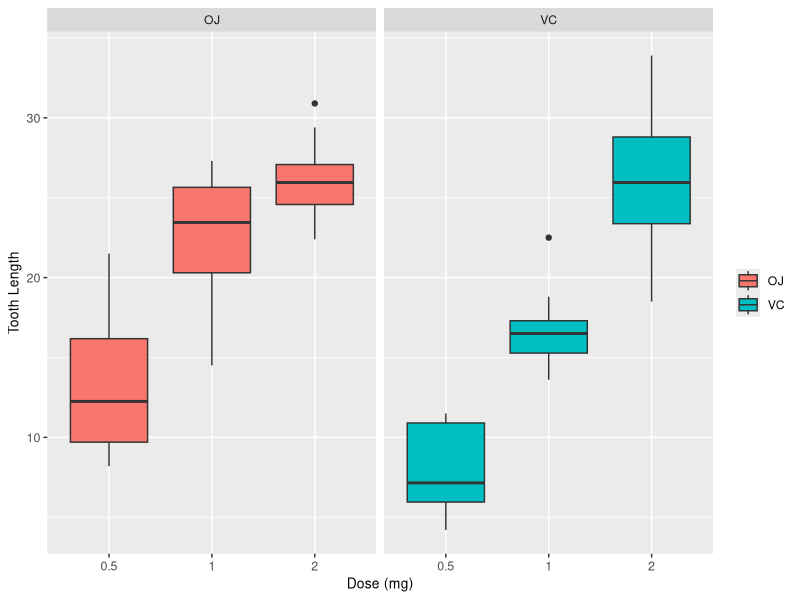

Write R code to recreate this figure.
## ---- chunk 1
require(ggplot2)
require(knitr)
require(plyr)

opts_chunk$set(echo=TRUE, message=FALSE, cache=FALSE)
## ---- chunk 2
data(ToothGrowth);
## ---- chunk 3
#head(ToothGrowth, 2); 
#`head(ToothGrowth)` get our first view of the ToothGrowth data and lastly we use
str(ToothGrowth);

## ---- chunk 4
pl <- ggplot(data=ToothGrowth, aes(x=factor(dose), y=len, fill=factor(supp))) +
        facet_grid(. ~ supp) +
        geom_boxplot() +
        scale_colour_continuous(guide = FALSE) +
        ylab('Tooth Length') + 
        xlab('Dose (mg)') +
  theme(title=element_text(size=9),
        axis.text=element_text(size=9),
        axis.title=element_text(size=10),
        legend.title=element_blank()) +
  guides(colour=FALSE)
  
print(pl)

summary(ToothGrowth);
## ---- chunk 5
t.test(len~supp, data=ToothGrowth)

ToothGrowth$dose = factor(ToothGrowth$dose, levels=c(0.5,1.0,2.0), labels=c("low","med","high"))

tTest <- function(compare, data, type) {
  r <- t.test(compare, data=data)
  c(type, r$conf, r$statistic, r$p.value)
}

tt_supp <- tTest(len ~ supp, data=ToothGrowth, 'Length ~ Supplement [OJ vs. VC]')
tt_dose_l_m <- tTest(len ~ dose, data=ToothGrowth[ToothGrowth$dose=="low" | ToothGrowth$dose=="med",], 'Length ~ Dose [0.5mg vs. 1.0mg]')
tt_dose_m_h <- tTest(len ~ dose, data=ToothGrowth[ToothGrowth$dose=="med" | ToothGrowth$dose=="high",], 'Length ~ Dose [1.0mg vs. 2.0mg]')
